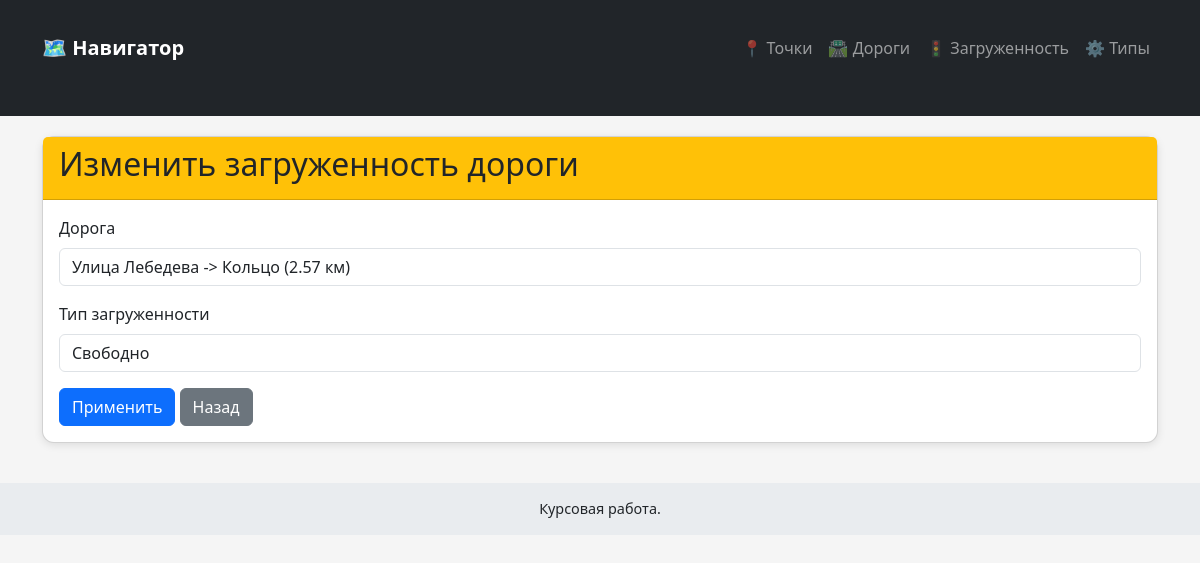
/traffic/5/update/, run on the app's committed database.
### traffic/models.py (models this page shows, shortened)
class Traffic(models.Model):
    road_segment = models.OneToOneField(
        RoadSegment,
        on_delete=models.CASCADE,
        related_name='traffic',
        verbose_name="Отрезок пути"
    )
    congestion_type = models.ForeignKey(CongestionType, on_delete=models.PROTECT, verbose_name="Тип загруженности")
    last_updated = models.DateTimeField(auto_now=True, verbose_name="Последнее обновление")
    class Meta:
        verbose_name = 'Загруженность дороги'
        verbose_name_plural = 'Загруженность дорог'

### traffic/views.py (the view, shortened to what this page needs)
    def handler(request, pk=None):
        if (pk is not None and request.path.endswith('/update/')) or request.path.endswith('/create/'):
            is_update = pk is not None and request.path.endswith('/update/')
            obj = get_object_or_404(model, pk=pk) if is_update else None
            if request.method == 'POST':
                form = form_class(request.POST, instance=obj)
                if form.is_valid():
                    saved_obj = form.save()
                    if is_update:
                        return redirect(f'{template_base}_detail', pk=saved_obj.pk)
                    else:
                        return redirect(f'{template_base}s')
                return render(request, f'traffic/create_{template_base}.html', {
                    'form': form,
                    template_base: obj,
                    'error': 'Форма была неверной',
                })
            else:
                form = form_class(instance=obj)
                return render(request, f'traffic/create_{template_base}.html', {
                    'form': form,
                    template_base: obj,
                })

### traffic/forms.py
class TrafficForm(ModelForm):
    class Meta:
        model = Traffic
        fields = '__all__'
        exclude = ['last_updated']
        widgets = {
            'road_segment': forms.Select(attrs={'class': 'form-control', 'placeholder': 'Дорога'}),
            'congestion_type': forms.Select(attrs={'class': 'form-control', 'placeholder': 'Тип загруженности'}),
        }

### traffic/models.py (called while the page is built)
    def __str__(self):
        return self.name

    def __str__(self):
        return f"{self.point_a} -> {self.point_b} ({self.distance_km} км)"

    def __str__(self):
        return self.name

### traffic/templates/traffic/create_traffic.html (shortened to what this page needs)
{% extends 'traffic/layout.html' %}
{% block content %}
<div class="card">
    <div class="card-header bg-warning">
        <h2>Изменить загруженность дороги</h2>
    </div>
    <div class="card-body">
        <form method="post">
            <div class="mb-3">
                <label class="form-label">Дорога</label>
                {{ form.road_segment }}
            </div>
            <div class="mb-3">
                <label class="form-label">Тип загруженности</label>
                {{ form.congestion_type }}
            </div>
            <button type="submit" class="btn btn-primary">Применить</button>
            <a href="{% url 'traffic' %}" class="btn btn-secondary">Назад</a>
        </form>
    </div>
</div>
{% endblock %}

### traffic/templates/traffic/layout.html (style rules this page uses)
body { background-color: #f5f5f5; }
.card { margin-top: 20px; border-radius: 12px; box-shadow: 0 2px 8px rgba(0,0,0,0.1); }

### data on the page
Traffic: road_segment "Улица Лебедева -> Кольцо (2.57 км)", congestion_type "Свободно"
